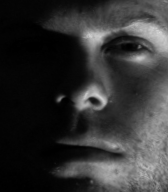
//> input picture test1.pgm, 168 x 192 px
$ ./ic test1.pgm   (built with g++ and OpenCV 4)
//> lines starting //> are read from the running program, lines starting //| are printed output that depends on the picture
#include<iostream>
#include<fstream>
#include<cmath>
#include "opencv2/opencv.hpp"
#include "mycv.h"

using namespace std;
using namespace cv;
const int maxlongint=2147483647;

int main(int argc, char *argv[])
{
  IplImage* src=NULL;
  src=cvLoadImage(argv[1],CV_LOAD_IMAGE_ANYCOLOR);
//> src is the input picture: 192 rows x 168 cols, CV_8UC1; min 0, max 218, mean 50.2
  if(!src)
    cout<<"Could not load image file: "<<argv[1]<<endl;
  IplImage* dst=cvCreateImage(cvGetSize(src),src->depth,1);
  IplImage* logp=cvCreateImage(cvGetSize(src),IPL_DEPTH_32F,1);
  IplImage* dctp=cvCreateImage(cvGetSize(src),IPL_DEPTH_32F,1);
  cvScale(src,logp);
  cvAddS(logp,cvScalar(1.0),logp);
  cvLog(logp,logp);
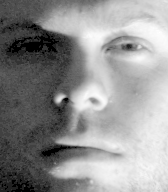
//> logp: 192 rows x 168 cols, CV_32FC1; min 0, max 5.39, mean 3.08; drawn with min black and max white
  cvDCT(logp,dctp,CV_DXT_FORWARD);
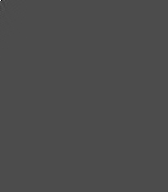
//> dctp: 192 rows x 168 cols, CV_32FC1; min -237.2, max 553.5, mean 0; drawn with min black and max white
  cvNamedWindow("DCT",CV_WINDOW_AUTOSIZE);
  cvMoveWindow("DCT",100,100);
//> (the run ends here: the program needs code that is not available in this run, at `BwImageFloat fsh(dctp);`)
